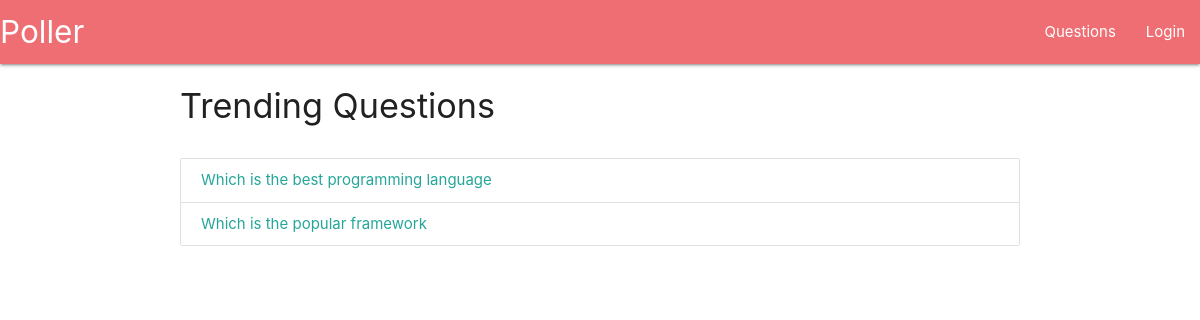
The page / on the database its author committed.
### main/models.py (models this page shows, shortened)
class Question(models.Model):
    slug = models.SlugField()
    content = models.CharField(max_length = 1024)

### main/views.py (the view)
# urls.py: path('', views.Index.as_view(), name='index'),
class Index(ListView):
 model = models.Question
 template_name = 'main/index.html'

### templates/main/index.html
{% extends 'auth/base.html' %}
{% block content %}
 {% include 'main/components/navbar.html' %}
 <div class="container">
<div class="row">
    <h4>Trending Questions</h4>
</div>
  <div class="row">
      <div class="col-6">
          <div class="collection">
              {% for question in question_list %}
              <a href="{% url 'question' question.slug %}" class="collection-item">
               {{ question.content }}
            </a>
              {% endfor %}
          </div>
      </div>
  </div>
</div>
{% endblock %}

### rows shown on the page
Question: content "Which is the best programming language"
Question: content "Which is the popular framework"
